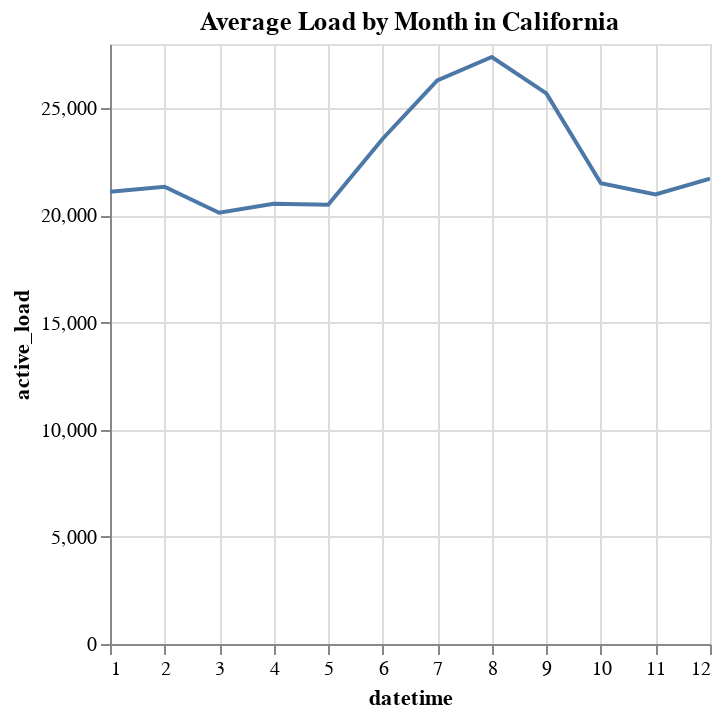

Source (notebook cell):
### Code cell
if DEBUG:
    plt = (
        load_ca.group_by(pl.col("datetime").dt.month())
        .mean()
        .plot.line(x="datetime", y="active_load")
        .properties(title="Average Load by Month in California")
    )
plt

### Figure 1 — Vega-Lite specification as saved in the notebook (floating-point values rounded to 4 significant figures)
{"config": {"view": {"continuousWidth": 300, "continuousHeight": 300}}, "data": {"name": "data-d8e9744d7dcac996e9f9c3e27c9cd725"}, "mark": {"type": "line", "tooltip": true}, "encoding": {"x": {"field": "datetime", "type": "quantitative"}, "y": {"field": "active_load", "type": "quantitative"}}, "params": [{"name": "param_2", "select": {"type": "interval", "encodings": ["x", "y"]}, "bind": "scales"}], "title": "Average Load by Month in California", "$schema": "https://vega.github.io/schema/vega-lite/v5.20.1.json", "datasets": {"data-d8e9744d7dcac996e9f9c3e27c9cd725": [{"datetime": 9, "active_load": 25690.0}, {"datetime": 6, "active_load": 23580.0}, {"datetime": 12, "active_load": 21720.0}, {"datetime": 3, "active_load": 20120.0}, {"datetime": 10, "active_load": 21500.0}, {"datetime": 4, "active_load": 20550.0}, {"datetime": 7, "active_load": 26300.0}, {"datetime": 1, "active_load": 21110.0}, {"datetime": 8, "active_load": 27390.0}, {"datetime": 11, "active_load": 20980.0}, {"datetime": 2, "active_load": 21340.0}, {"datetime": 5, "active_load": 20500.0}]}}
